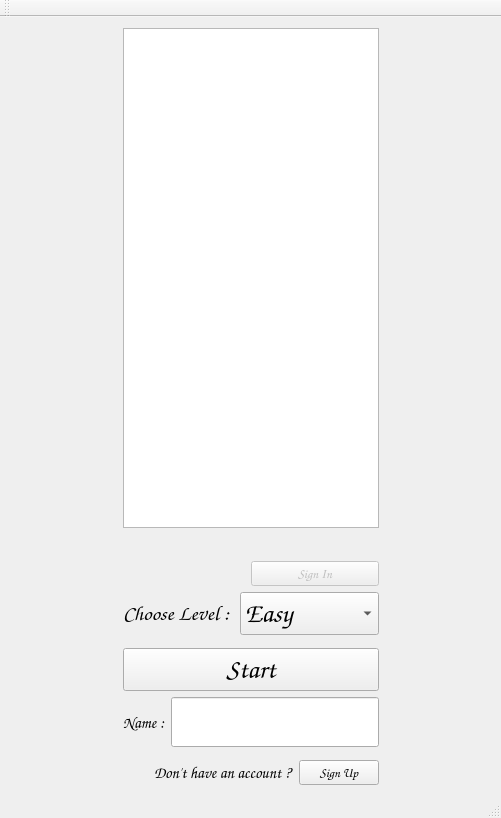
<?xml version="1.0" encoding="UTF-8"?>
<ui version="4.0">
 <class>MainWindow</class>
 <widget class="QMainWindow" name="MainWindow">
  <property name="geometry">
   <rect>
    <x>0</x>
    <y>0</y>
    <width>501</width>
    <height>818</height>
   </rect>
  </property>
  <property name="windowTitle">
   <string>MainWindow</string>
  </property>
  <property name="styleSheet">
   <string notr="true"/>
  </property>
  <widget class="QWidget" name="centralWidget">
   <layout class="QVBoxLayout" name="verticalLayout">
    <item>
     <spacer name="verticalSpacer">
      <property name="orientation">
       <enum>Qt::Vertical</enum>
      </property>
      <property name="sizeType">
       <enum>QSizePolicy::MinimumExpanding</enum>
      </property>
      <property name="sizeHint" stdset="0">
       <size>
        <width>20</width>
        <height>0</height>
       </size>
      </property>
     </spacer>
    </item>
    <item>
     <layout class="QHBoxLayout" name="horizontalLayout_2">
      <property name="leftMargin">
       <number>0</number>
      </property>
      <property name="topMargin">
       <number>0</number>
      </property>
      <property name="rightMargin">
       <number>0</number>
      </property>
      <item>
       <spacer name="horizontalSpacer">
        <property name="orientation">
         <enum>Qt::Horizontal</enum>
        </property>
        <property name="sizeType">
         <enum>QSizePolicy::MinimumExpanding</enum>
        </property>
        <property name="sizeHint" stdset="0">
         <size>
          <width>0</width>
          <height>20</height>
         </size>
        </property>
       </spacer>
      </item>
      <item>
       <layout class="QVBoxLayout" name="verticalLayout_3">
        <property name="topMargin">
         <number>0</number>
        </property>
        <item>
         <widget class="QListWidget" name="listWidget_showAccount">
          <property name="sizePolicy">
           <sizepolicy hsizetype="Expanding" vsizetype="Expanding">
            <horstretch>0</horstretch>
            <verstretch>0</verstretch>
           </sizepolicy>
          </property>
          <property name="minimumSize">
           <size>
            <width>0</width>
            <height>500</height>
           </size>
          </property>
          <property name="font">
           <font>
            <family>IranNastaliq</family>
            <pointsize>16</pointsize>
            <weight>50</weight>
            <italic>false</italic>
            <bold>false</bold>
           </font>
          </property>
          <property name="cursor" stdset="0">
           <cursorShape>CrossCursor</cursorShape>
          </property>
         </widget>
        </item>
        <item>
         <spacer name="verticalSpacer_3">
          <property name="orientation">
           <enum>Qt::Vertical</enum>
          </property>
          <property name="sizeHint" stdset="0">
           <size>
            <width>20</width>
            <height>40</height>
           </size>
          </property>
         </spacer>
        </item>
        <item>
         <layout class="QHBoxLayout" name="horizontalLayout_4">
          <property name="topMargin">
           <number>20</number>
          </property>
          <item>
           <spacer name="horizontalSpacer_3">
            <property name="orientation">
             <enum>Qt::Horizontal</enum>
            </property>
            <property name="sizeHint" stdset="0">
             <size>
              <width>40</width>
              <height>20</height>
             </size>
            </property>
           </spacer>
          </item>
          <item>
           <widget class="QPushButton" name="pushButton_signIn">
            <property name="enabled">
             <bool>false</bool>
            </property>
            <property name="sizePolicy">
             <sizepolicy hsizetype="Expanding" vsizetype="Expanding">
              <horstretch>0</horstretch>
              <verstretch>0</verstretch>
             </sizepolicy>
            </property>
            <property name="maximumSize">
             <size>
              <width>100000</width>
              <height>16777215</height>
             </size>
            </property>
            <property name="font">
             <font>
              <family>Comic Sans MS</family>
              <pointsize>10</pointsize>
              <weight>75</weight>
              <bold>true</bold>
             </font>
            </property>
            <property name="cursor">
             <cursorShape>PointingHandCursor</cursorShape>
            </property>
            <property name="text">
             <string>Sign In</string>
            </property>
           </widget>
          </item>
         </layout>
        </item>
        <item>
         <layout class="QHBoxLayout" name="horizontalLayout_6">
          <property name="topMargin">
           <number>0</number>
          </property>
          <property name="rightMargin">
           <number>0</number>
          </property>
          <item>
           <widget class="QLabel" name="label_3">
            <property name="font">
             <font>
              <family>Comic Sans MS</family>
              <pointsize>16</pointsize>
              <weight>75</weight>
              <bold>true</bold>
             </font>
            </property>
            <property name="text">
             <string>Choose Level : </string>
            </property>
           </widget>
          </item>
          <item>
           <widget class="QComboBox" name="comboBox">
            <property name="sizePolicy">
             <sizepolicy hsizetype="Expanding" vsizetype="Expanding">
              <horstretch>0</horstretch>
              <verstretch>0</verstretch>
             </sizepolicy>
            </property>
            <property name="font">
             <font>
              <family>Comic Sans MS</family>
              <pointsize>20</pointsize>
              <weight>75</weight>
              <bold>true</bold>
             </font>
            </property>
            <property name="cursor">
             <cursorShape>PointingHandCursor</cursorShape>
            </property>
            <item>
             <property name="text">
              <string>Easy</string>
             </property>
            </item>
            <item>
             <property name="text">
              <string>Hard</string>
             </property>
            </item>
           </widget>
          </item>
         </layout>
        </item>
        <item>
         <spacer name="verticalSpacer_5">
          <property name="orientation">
           <enum>Qt::Vertical</enum>
          </property>
          <property name="sizeHint" stdset="0">
           <size>
            <width>20</width>
            <height>40</height>
           </size>
          </property>
         </spacer>
        </item>
        <item>
         <widget class="QPushButton" name="pushButton_start">
          <property name="sizePolicy">
           <sizepolicy hsizetype="Expanding" vsizetype="Expanding">
            <horstretch>0</horstretch>
            <verstretch>0</verstretch>
           </sizepolicy>
          </property>
          <property name="font">
           <font>
            <family>IranNastaliq</family>
            <pointsize>20</pointsize>
           </font>
          </property>
          <property name="text">
           <string>Start</string>
          </property>
         </widget>
        </item>
        <item>
         <layout class="QHBoxLayout" name="horizontalLayout_5">
          <property name="topMargin">
           <number>0</number>
          </property>
          <item>
           <widget class="QLabel" name="label_2">
            <property name="font">
             <font>
              <family>Comic Sans MS</family>
              <pointsize>12</pointsize>
             </font>
            </property>
            <property name="text">
             <string>Name :</string>
            </property>
            <property name="buddy">
             <cstring>lineEdit_name</cstring>
            </property>
           </widget>
          </item>
          <item>
           <widget class="QLineEdit" name="lineEdit_name">
            <property name="sizePolicy">
             <sizepolicy hsizetype="Expanding" vsizetype="Expanding">
              <horstretch>0</horstretch>
              <verstretch>0</verstretch>
             </sizepolicy>
            </property>
            <property name="minimumSize">
             <size>
              <width>0</width>
              <height>50</height>
             </size>
            </property>
            <property name="font">
             <font>
              <family>IranNastaliq</family>
              <pointsize>16</pointsize>
             </font>
            </property>
           </widget>
          </item>
         </layout>
        </item>
        <item>
         <spacer name="verticalSpacer_4">
          <property name="orientation">
           <enum>Qt::Vertical</enum>
          </property>
          <property name="sizeType">
           <enum>QSizePolicy::Expanding</enum>
          </property>
          <property name="sizeHint" stdset="0">
           <size>
            <width>20</width>
            <height>40</height>
           </size>
          </property>
         </spacer>
        </item>
        <item>
         <layout class="QHBoxLayout" name="horizontalLayout_3">
          <property name="topMargin">
           <number>0</number>
          </property>
          <item>
           <spacer name="horizontalSpacer_4">
            <property name="orientation">
             <enum>Qt::Horizontal</enum>
            </property>
            <property name="sizeHint" stdset="0">
             <size>
              <width>10</width>
              <height>20</height>
             </size>
            </property>
           </spacer>
          </item>
          <item>
           <widget class="QLabel" name="label">
            <property name="font">
             <font>
              <family>Comic Sans MS</family>
              <pointsize>12</pointsize>
              <weight>50</weight>
              <bold>false</bold>
             </font>
            </property>
            <property name="text">
             <string>Don't have an account ?</string>
            </property>
            <property name="buddy">
             <cstring>pushButton_newAccount</cstring>
            </property>
           </widget>
          </item>
          <item>
           <widget class="QPushButton" name="pushButton_newAccount">
            <property name="sizePolicy">
             <sizepolicy hsizetype="Expanding" vsizetype="Expanding">
              <horstretch>0</horstretch>
              <verstretch>0</verstretch>
             </sizepolicy>
            </property>
            <property name="maximumSize">
             <size>
              <width>100000</width>
              <height>16777215</height>
             </size>
            </property>
            <property name="font">
             <font>
              <family>Comic Sans MS</family>
              <pointsize>10</pointsize>
              <weight>75</weight>
              <bold>true</bold>
             </font>
            </property>
            <property name="cursor">
             <cursorShape>PointingHandCursor</cursorShape>
            </property>
            <property name="text">
             <string>Sign Up</string>
            </property>
           </widget>
          </item>
         </layout>
        </item>
       </layout>
      </item>
      <item>
       <spacer name="horizontalSpacer_2">
        <property name="orientation">
         <enum>Qt::Horizontal</enum>
        </property>
        <property name="sizeType">
         <enum>QSizePolicy::MinimumExpanding</enum>
        </property>
        <property name="sizeHint" stdset="0">
         <size>
          <width>0</width>
          <height>20</height>
         </size>
        </property>
       </spacer>
      </item>
     </layout>
    </item>
    <item>
     <spacer name="verticalSpacer_2">
      <property name="orientation">
       <enum>Qt::Vertical</enum>
      </property>
      <property name="sizeType">
       <enum>QSizePolicy::MinimumExpanding</enum>
      </property>
      <property name="sizeHint" stdset="0">
       <size>
        <width>20</width>
        <height>0</height>
       </size>
      </property>
     </spacer>
    </item>
   </layout>
  </widget>
  <widget class="QMenuBar" name="menuBar">
   <property name="geometry">
    <rect>
     <x>0</x>
     <y>0</y>
     <width>501</width>
     <height>19</height>
    </rect>
   </property>
  </widget>
  <widget class="QToolBar" name="mainToolBar">
   <attribute name="toolBarArea">
    <enum>TopToolBarArea</enum>
   </attribute>
   <attribute name="toolBarBreak">
    <bool>false</bool>
   </attribute>
  </widget>
  <widget class="QStatusBar" name="statusBar"/>
 </widget>
 <layoutdefault spacing="6" margin="11"/>
 <resources/>
 <connections/>
</ui>
